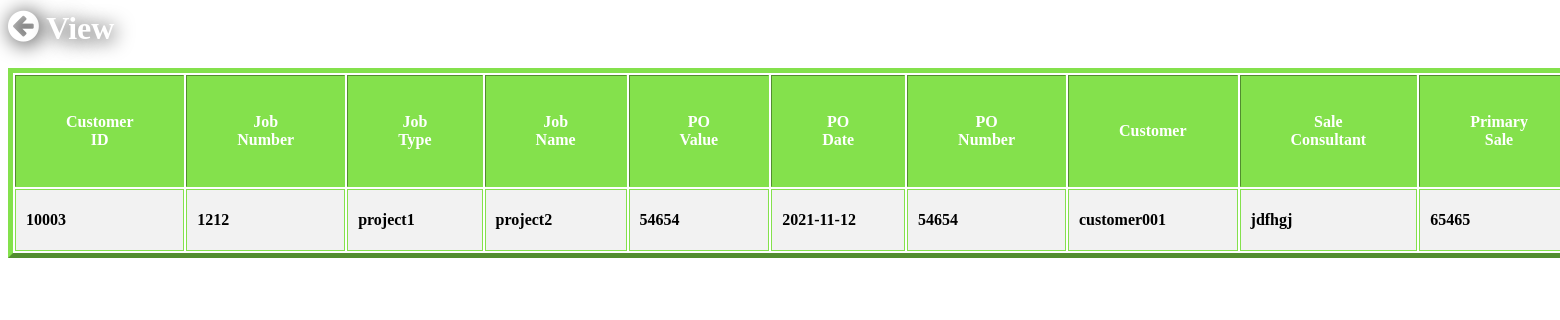
Screenshot of /view.php (signed in) with the database file from the repository.
### tables this page shows
CREATE TABLE IF NOT EXISTS `job` (
  `custid` int(100) NOT NULL,
  `jobnumber` int(10) NOT NULL,
  `jobtype` varchar(25) NOT NULL,
  `jobname` varchar(25) NOT NULL,
  `povalue` varchar(25) NOT NULL,
  `podate` varchar(25) NOT NULL,
  `ponumber` varchar(25) NOT NULL,
  `customer` varchar(25) NOT NULL,
  `saleconsultant` varchar(25) NOT NULL,
  `primarysale` varchar(25) NOT NULL,
  `joblocation` varchar(25) NOT NULL,
  `creationdate` varchar(25) NOT NULL,
  `invoicebasedonpv` varchar(6) NOT NULL,
  `profit` varchar(25) NOT NULL,
  `deliverydetail` varchar(25) NOT NULL,
  `invoicedetail` varchar(25) NOT NULL,
  `paymentterms` varchar(25) NOT NULL,
  `isclosed` varchar(6) NOT NULL,
  `jobcomcerbycust` varchar(6) NOT NULL,
  `prjinchr` varchar(25) NOT NULL,
  `adminchr` varchar(25) NOT NULL,
  `totaldeliverycost` varchar(25) NOT NULL,
  `totalexpense` varchar(25) NOT NULL,
  `totallabourcost` varchar(25) NOT NULL,
  `totalinvoice` varchar(25) NOT NULL,
  `totalrunningcost` varchar(25) NOT NULL,
  `totalLPOssent` varchar(25) NOT NULL,
  `estlabourcost` varchar(25) NOT NULL,
  `estpurchase` varchar(25) NOT NULL,
  `estotherexpense` varchar(25) NOT NULL,
  `runningprofitval` varchar(25) NOT NULL,
  `prjstdateplan` varchar(25) NOT NULL,
  `prjstdateact` varchar(25) NOT NULL,
  `prjcomdateplan` varchar(25) NOT NULL,
  `prjcomdateact` varchar(25) NOT NULL,
  `amcreqrennoti` varchar(6) NOT NULL
);

### view.php (the view, shortened to what this page needs)
<?php
include('connection.php');
$sql=mysqli_query($conn,"select*from job");
echo "<table border>
<th>Customer ID</th>
<th>Job Number</th>
<th>Job Type</th>
<th>Job Name </th>
<th>PO Value </th>
<th>PO Date </th>
<th>PO Number</th>
<th>Customer</th>
<th>Sale Consultant</th>
<th>Primary Sale </th>
<th>Job Location</th>
<th>Creation Date</th>
<th>In Voice Based On Po Value</th>
<th>Profit </th>
<th>Delivery Detail</th>
<th>Invoice Detail</th>
<th>Payment Terms</th>
<th>Is Closed </th>
<th>Job Completion Certified By Customer</th>
<th>Project In Charge</th>
<th>Admin In Charge</th>
<th>Total Delivary Cost</th>
<th>Total Expenses</th>
<th>Total Labour Cost</th>
<th>Total Invoiced</th>
<th>Total Running Cost</th>
<th>Total LPOs Sent</th>
<th>Estimated Labour Cost</th>
<th>Estimated Purchase </th>
<th>Estimated Other Expenses </th>
<th>Running Profit Value</th>
<th>Project Start Date Planned </th>
<th>Project Start Date Actual</th>
<th>Project Complition Date Actual</th>
<th>Project Complition Date Planned</th>
<th>AMC_Required Renewal Notification</th>
<th>Edit</th>
<th>Remove</th>";
while($row=mysqli_fetch_array($sql))
{
    echo"</tr><td>"
    . $row['custid'] . "</td><td>". $row['jobnumber'] . "</td><td>". $row['jobtype'] . "</td><td>". $row['jobname'] . "</td><td>". $row['povalue'] . "</td><td>". $row['podate'] . "</td><td>"
    . $row['ponumber'] . "</td><td>". $row['customer'] . "</td><td>". $row['saleconsultant'] . "</td><td>". $row['primarysale'] . "</td><td>". $row['joblocation'] . "</td><td>"
    . $row['creationdate'] . "</td><td>". $row['invoicebasedonpv'] . "</td><td>". $row['profit'] . "</td><td>". $row['deliverydetail'] . "</td><td>". $row['invoicedetail'] . "</td><td>". $row['prjcomdateact'] . "</td><td>"
    . $row['isclosed'] . "</td><td>". $row['jobcomcerbycust'] . "</td><td>". $row['prjinchr'] . "</td><td>". $row['adminchr'] . "</td><td>". $row['totaldeliverycost'] . "</td><td>"
    . $row['totalexpense'] . "</td><td>". $row['totallabourcost'] . "</td><td>". $row['totalinvoice'] . "</td><td>". $row['totalrunningcost'] . "</td><td>". $row['totalLPOssent'] . "</td><td>"
    . $row['estlabourcost'] . "</td><td>". $row['estpurchase'] . "</td><td>". $row['estotherexpense'] . "</td><td>". $row['runningprofitval'] . "</td><td>". $row['prjstdateplan'] . "</td><td>"
    . $row['prjstdateact'] . "</td><td>". $row['prjcomdateplan'] . "</td><td>". $row['prjcomdateact'] . "</td><td>". $row['amcreqrennoti'] . "</td><td><a href='edit.php?id=$row[jobnumber]'><img src='image/pen.png' style='width:40px;float: right;padding-right:30px; border-radius:50px';><br></td><td><a href='delete.php?del=$row[jobnumber]'><img src='image/bin.png' style='width:40px;padding-left:30px; border-radius:50px';><br></td></tr>";
};?>
<html>
  <head><title>View</title>
  <link rel="stylesheet" href="https://cdnjs.cloudflare.com/ajax/libs/font-awesome/4.7.0/css/font-awesome.min.css">
  <div>
      <h1><a href='home.php' style='text-decoration:none;'><i class="fa fa-arrow-circle-left" style="font-size:36px;color:white;"></i></a> View</h1></div>
</head>
<body>
</body>
  </html>

### view.php (style rules this page uses)
table { border-width:5px; border-color:#84E14C ; }
td { padding:10px; border: 1px solid #84E14C; font-weight:bold; }
th { background-color:#84E14C ; color:white; text-align:center; padding-left:50px; padding-right:50px; padding-bottom:1px; padding-top:1px; }
h1 { text-shadow:2px 2px 20px black; color:white; margin-right:10px; font-family:cursive; }
body { background-image:url('image/viewtable'); }

### rows the page displays
job: custid "10003", jobnumber "1212", jobtype "project1", jobname "project2", povalue "54654", podate "2021-11-12", ponumber "54654", customer "customer001", saleconsultant "jdfhgj", primarysale "65465"
